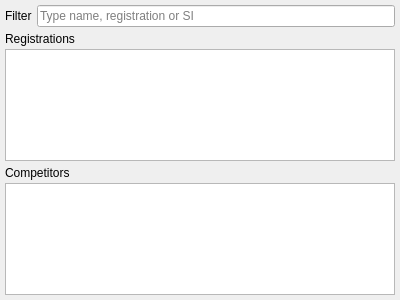
<?xml version="1.0" encoding="UTF-8"?>
<ui version="4.0">
 <class>AddLegDialogWidget</class>
 <widget class="QWidget" name="AddLegDialogWidget">
  <property name="geometry">
   <rect>
    <x>0</x>
    <y>0</y>
    <width>400</width>
    <height>300</height>
   </rect>
  </property>
  <property name="windowTitle">
   <string>Form</string>
  </property>
  <layout class="QVBoxLayout" name="verticalLayout" stretch="0,0,0">
   <property name="spacing">
    <number>5</number>
   </property>
   <property name="leftMargin">
    <number>5</number>
   </property>
   <property name="topMargin">
    <number>5</number>
   </property>
   <property name="rightMargin">
    <number>5</number>
   </property>
   <property name="bottomMargin">
    <number>5</number>
   </property>
   <item>
    <layout class="QHBoxLayout" name="horizontalLayout">
     <item>
      <widget class="QLabel" name="label">
       <property name="text">
        <string>Filter</string>
       </property>
      </widget>
     </item>
     <item>
      <widget class="QLineEdit" name="edFilter">
       <property name="placeholderText">
        <string>Type name, registration or SI</string>
       </property>
       <property name="clearButtonEnabled">
        <bool>true</bool>
       </property>
      </widget>
     </item>
    </layout>
   </item>
   <item>
    <layout class="QVBoxLayout" name="verticalLayout_3">
     <property name="spacing">
      <number>3</number>
     </property>
     <item>
      <widget class="QLabel" name="label_3">
       <property name="text">
        <string>Registrations</string>
       </property>
      </widget>
     </item>
     <item>
      <widget class="qf::qmlwidgets::TableView" name="tblRegistrations"/>
     </item>
    </layout>
   </item>
   <item>
    <layout class="QVBoxLayout" name="verticalLayout_2">
     <property name="spacing">
      <number>3</number>
     </property>
     <item>
      <widget class="QLabel" name="label_2">
       <property name="text">
        <string>Competitors</string>
       </property>
      </widget>
     </item>
     <item>
      <widget class="qf::qmlwidgets::TableView" name="tblCompetitors"/>
     </item>
    </layout>
   </item>
  </layout>
 </widget>
 <customwidgets>
  <customwidget>
   <class>qf::qmlwidgets::TableView</class>
   <extends>QTableView</extends>
   <header location="global">qf/qmlwidgets/tableview.h</header>
  </customwidget>
 </customwidgets>
 <resources/>
 <connections/>
</ui>
